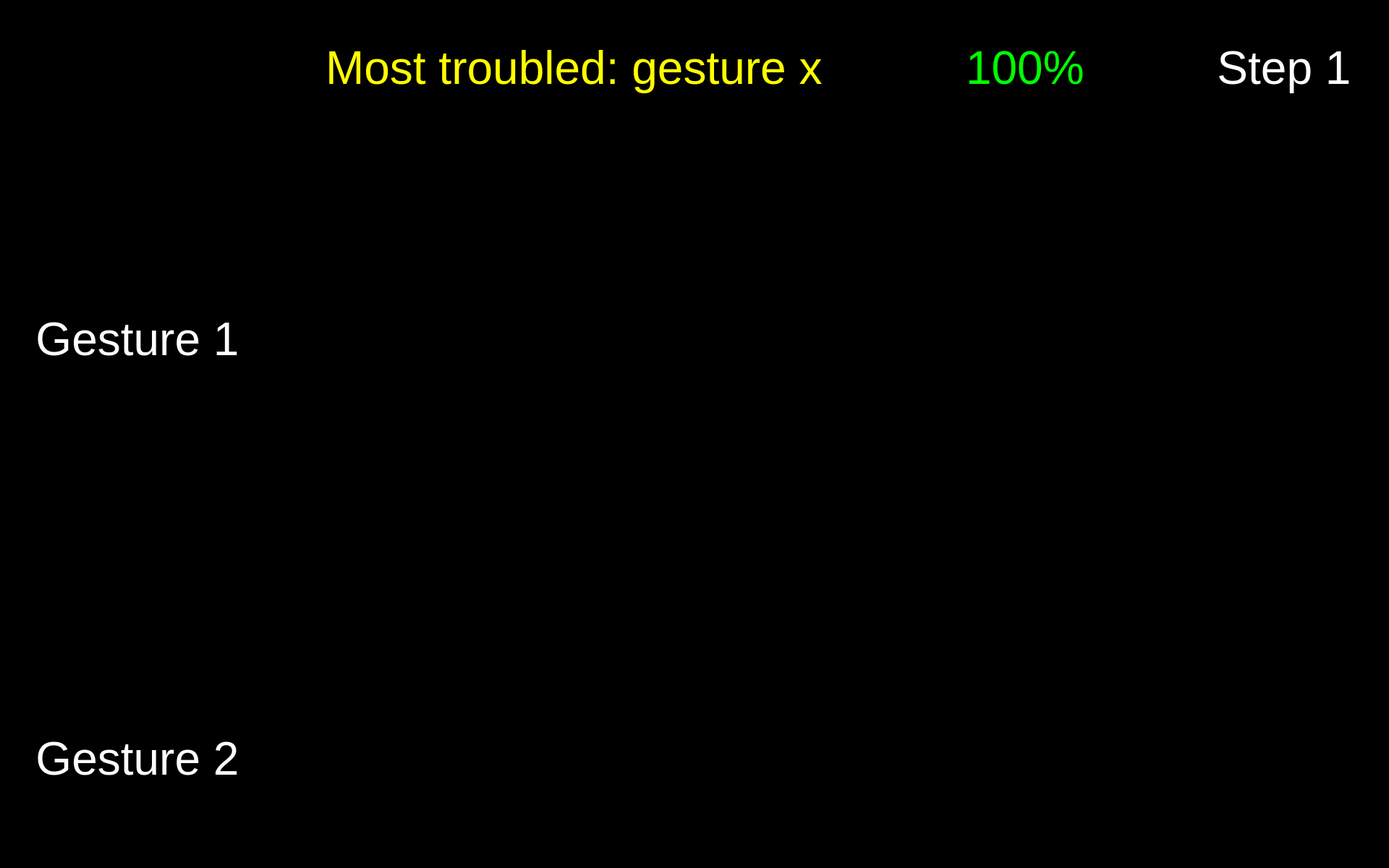
<?xml version="1.0" encoding="UTF-8"?>
<ui version="4.0">
 <class>Form</class>
 <widget class="QWidget" name="Form">
  <property name="geometry">
   <rect>
    <x>0</x>
    <y>0</y>
    <width>1920</width>
    <height>1200</height>
   </rect>
  </property>
  <property name="maximumSize">
   <size>
    <width>1920</width>
    <height>1200</height>
   </size>
  </property>
  <property name="windowTitle">
   <string>Form</string>
  </property>
  <property name="styleSheet">
   <string notr="true">background-color: rgb(0, 0, 0);</string>
  </property>
  <widget class="QLabel" name="label_plot_1">
   <property name="geometry">
    <rect>
     <x>490</x>
     <y>180</y>
     <width>850</width>
     <height>340</height>
    </rect>
   </property>
   <property name="maximumSize">
    <size>
     <width>1200</width>
     <height>480</height>
    </size>
   </property>
   <property name="font">
    <font>
     <pointsize>48</pointsize>
    </font>
   </property>
   <property name="styleSheet">
    <string notr="true">color: rgb(255, 255, 255);</string>
   </property>
   <property name="text">
    <string/>
   </property>
   <property name="scaledContents">
    <bool>true</bool>
   </property>
  </widget>
  <widget class="QLabel" name="label_text_step">
   <property name="geometry">
    <rect>
     <x>1650</x>
     <y>20</y>
     <width>250</width>
     <height>150</height>
    </rect>
   </property>
   <property name="font">
    <font>
     <pointsize>48</pointsize>
    </font>
   </property>
   <property name="styleSheet">
    <string notr="true">color: rgb(255, 255, 255);</string>
   </property>
   <property name="text">
    <string>&lt;html&gt;&lt;head/&gt;&lt;body&gt;&lt;p&gt;&lt;span style=&quot; color:#ffffff;&quot;&gt;Step 1&lt;/span&gt;&lt;/p&gt;&lt;/body&gt;&lt;/html&gt;</string>
   </property>
   <property name="alignment">
    <set>Qt::AlignCenter</set>
   </property>
   <property name="wordWrap">
    <bool>true</bool>
   </property>
  </widget>
  <widget class="QWidget" name="widget_score" native="true">
   <property name="geometry">
    <rect>
     <x>1180</x>
     <y>20</y>
     <width>450</width>
     <height>150</height>
    </rect>
   </property>
   <widget class="QWidget" name="horizontalLayoutWidget_2">
    <property name="geometry">
     <rect>
      <x>-1</x>
      <y>-1</y>
      <width>451</width>
      <height>152</height>
     </rect>
    </property>
    <layout class="QHBoxLayout" name="horizontalLayout_2">
     <item>
      <widget class="QLabel" name="score_flag">
       <property name="enabled">
        <bool>true</bool>
       </property>
       <property name="sizePolicy">
        <sizepolicy hsizetype="Preferred" vsizetype="Preferred">
         <horstretch>0</horstretch>
         <verstretch>0</verstretch>
        </sizepolicy>
       </property>
       <property name="maximumSize">
        <size>
         <width>150</width>
         <height>150</height>
        </size>
       </property>
       <property name="text">
        <string/>
       </property>
       <property name="pixmap">
        <pixmap resource="resources/res.qrc">:/img/Score Flag.svg</pixmap>
       </property>
      </widget>
     </item>
     <item>
      <widget class="QLabel" name="label_text_score">
       <property name="font">
        <font>
         <pointsize>48</pointsize>
        </font>
       </property>
       <property name="styleSheet">
        <string notr="true">color: rgb(0, 255, 0);</string>
       </property>
       <property name="text">
        <string>&lt;html&gt;&lt;head/&gt;&lt;body&gt;&lt;p&gt;&lt;span style=&quot; color:#00ff00;&quot;&gt;100%&lt;/span&gt;&lt;/p&gt;&lt;/body&gt;&lt;/html&gt;</string>
       </property>
       <property name="alignment">
        <set>Qt::AlignLeading|Qt::AlignLeft|Qt::AlignVCenter</set>
       </property>
       <property name="wordWrap">
        <bool>true</bool>
       </property>
      </widget>
     </item>
    </layout>
   </widget>
  </widget>
  <widget class="QLabel" name="label_trouble">
   <property name="geometry">
    <rect>
     <x>450</x>
     <y>20</y>
     <width>720</width>
     <height>150</height>
    </rect>
   </property>
   <property name="font">
    <font>
     <pointsize>48</pointsize>
    </font>
   </property>
   <property name="styleSheet">
    <string notr="true">color: rgb(255, 255, 0);</string>
   </property>
   <property name="text">
    <string>&lt;html&gt;&lt;head/&gt;&lt;body&gt;&lt;p&gt;&lt;span style=&quot; color:#ffff00;&quot;&gt;Most troubled: gesture x&lt;/span&gt;&lt;/p&gt;&lt;/body&gt;&lt;/html&gt;</string>
   </property>
   <property name="alignment">
    <set>Qt::AlignLeading|Qt::AlignLeft|Qt::AlignVCenter</set>
   </property>
   <property name="wordWrap">
    <bool>true</bool>
   </property>
  </widget>
  <widget class="QLabel" name="icon_newbie_1">
   <property name="enabled">
    <bool>true</bool>
   </property>
   <property name="geometry">
    <rect>
     <x>490</x>
     <y>380</y>
     <width>100</width>
     <height>100</height>
    </rect>
   </property>
   <property name="sizePolicy">
    <sizepolicy hsizetype="Preferred" vsizetype="Preferred">
     <horstretch>0</horstretch>
     <verstretch>0</verstretch>
    </sizepolicy>
   </property>
   <property name="maximumSize">
    <size>
     <width>100</width>
     <height>100</height>
    </size>
   </property>
   <property name="text">
    <string/>
   </property>
   <property name="pixmap">
    <pixmap resource="resources/res.qrc">:/img/Icon User.png</pixmap>
   </property>
   <property name="scaledContents">
    <bool>true</bool>
   </property>
  </widget>
  <widget class="QLabel" name="icon_expert_1">
   <property name="enabled">
    <bool>true</bool>
   </property>
   <property name="geometry">
    <rect>
     <x>490</x>
     <y>220</y>
     <width>100</width>
     <height>100</height>
    </rect>
   </property>
   <property name="sizePolicy">
    <sizepolicy hsizetype="Preferred" vsizetype="Preferred">
     <horstretch>0</horstretch>
     <verstretch>0</verstretch>
    </sizepolicy>
   </property>
   <property name="maximumSize">
    <size>
     <width>100</width>
     <height>100</height>
    </size>
   </property>
   <property name="text">
    <string/>
   </property>
   <property name="pixmap">
    <pixmap resource="resources/res.qrc">:/img/Icon Expert.png</pixmap>
   </property>
   <property name="scaledContents">
    <bool>true</bool>
   </property>
  </widget>
  <widget class="QPushButton" name="button_exit">
   <property name="enabled">
    <bool>true</bool>
   </property>
   <property name="geometry">
    <rect>
     <x>1760</x>
     <y>1040</y>
     <width>150</width>
     <height>150</height>
    </rect>
   </property>
   <property name="minimumSize">
    <size>
     <width>81</width>
     <height>81</height>
    </size>
   </property>
   <property name="maximumSize">
    <size>
     <width>150</width>
     <height>150</height>
    </size>
   </property>
   <property name="cursor">
    <cursorShape>OpenHandCursor</cursorShape>
   </property>
   <property name="focusPolicy">
    <enum>Qt::WheelFocus</enum>
   </property>
   <property name="contextMenuPolicy">
    <enum>Qt::DefaultContextMenu</enum>
   </property>
   <property name="icon">
    <iconset resource="resources/res.qrc">
     <normaloff>:/buttons/Button Exit.svg</normaloff>:/buttons/Button Exit.svg</iconset>
   </property>
   <property name="iconSize">
    <size>
     <width>144</width>
     <height>144</height>
    </size>
   </property>
   <property name="autoDefault">
    <bool>false</bool>
   </property>
   <property name="default">
    <bool>false</bool>
   </property>
   <property name="flat">
    <bool>true</bool>
   </property>
  </widget>
  <widget class="QLabel" name="image_required_1">
   <property name="geometry">
    <rect>
     <x>30</x>
     <y>180</y>
     <width>320</width>
     <height>240</height>
    </rect>
   </property>
   <property name="maximumSize">
    <size>
     <width>320</width>
     <height>240</height>
    </size>
   </property>
   <property name="text">
    <string/>
   </property>
   <property name="pixmap">
    <pixmap>gesture-images/step1_gesture1.png</pixmap>
   </property>
   <property name="scaledContents">
    <bool>true</bool>
   </property>
  </widget>
  <widget class="QLabel" name="text_required_1">
   <property name="geometry">
    <rect>
     <x>30</x>
     <y>420</y>
     <width>320</width>
     <height>100</height>
    </rect>
   </property>
   <property name="font">
    <font>
     <pointsize>48</pointsize>
    </font>
   </property>
   <property name="styleSheet">
    <string notr="true">color: rgb(255, 255, 255);</string>
   </property>
   <property name="text">
    <string>&lt;html&gt;&lt;head/&gt;&lt;body&gt;&lt;p&gt;&lt;span style=&quot; color:#ffffff;&quot;&gt;Gesture 1&lt;/span&gt;&lt;/p&gt;&lt;/body&gt;&lt;/html&gt;</string>
   </property>
   <property name="alignment">
    <set>Qt::AlignCenter</set>
   </property>
   <property name="wordWrap">
    <bool>true</bool>
   </property>
  </widget>
  <widget class="QLabel" name="text_required_2">
   <property name="geometry">
    <rect>
     <x>30</x>
     <y>1000</y>
     <width>320</width>
     <height>100</height>
    </rect>
   </property>
   <property name="font">
    <font>
     <pointsize>48</pointsize>
    </font>
   </property>
   <property name="styleSheet">
    <string notr="true">color: rgb(255, 255, 255);</string>
   </property>
   <property name="text">
    <string>&lt;html&gt;&lt;head/&gt;&lt;body&gt;&lt;p&gt;&lt;span style=&quot; color:#ffffff;&quot;&gt;Gesture 2&lt;/span&gt;&lt;/p&gt;&lt;/body&gt;&lt;/html&gt;</string>
   </property>
   <property name="alignment">
    <set>Qt::AlignCenter</set>
   </property>
   <property name="wordWrap">
    <bool>true</bool>
   </property>
  </widget>
  <widget class="QLabel" name="image_required_2">
   <property name="geometry">
    <rect>
     <x>30</x>
     <y>760</y>
     <width>320</width>
     <height>240</height>
    </rect>
   </property>
   <property name="maximumSize">
    <size>
     <width>320</width>
     <height>240</height>
    </size>
   </property>
   <property name="text">
    <string/>
   </property>
   <property name="pixmap">
    <pixmap>gesture-images/step1_gesture2.png</pixmap>
   </property>
   <property name="scaledContents">
    <bool>true</bool>
   </property>
  </widget>
  <widget class="QLabel" name="label_plot_2">
   <property name="geometry">
    <rect>
     <x>490</x>
     <y>760</y>
     <width>850</width>
     <height>340</height>
    </rect>
   </property>
   <property name="maximumSize">
    <size>
     <width>1200</width>
     <height>480</height>
    </size>
   </property>
   <property name="font">
    <font>
     <pointsize>48</pointsize>
    </font>
   </property>
   <property name="styleSheet">
    <string notr="true">color: rgb(255, 255, 255);</string>
   </property>
   <property name="text">
    <string/>
   </property>
   <property name="scaledContents">
    <bool>true</bool>
   </property>
  </widget>
  <widget class="QPushButton" name="button_nav_right">
   <property name="enabled">
    <bool>true</bool>
   </property>
   <property name="geometry">
    <rect>
     <x>960</x>
     <y>560</y>
     <width>150</width>
     <height>150</height>
    </rect>
   </property>
   <property name="minimumSize">
    <size>
     <width>81</width>
     <height>81</height>
    </size>
   </property>
   <property name="maximumSize">
    <size>
     <width>150</width>
     <height>150</height>
    </size>
   </property>
   <property name="cursor">
    <cursorShape>OpenHandCursor</cursorShape>
   </property>
   <property name="focusPolicy">
    <enum>Qt::WheelFocus</enum>
   </property>
   <property name="contextMenuPolicy">
    <enum>Qt::DefaultContextMenu</enum>
   </property>
   <property name="layoutDirection">
    <enum>Qt::LeftToRight</enum>
   </property>
   <property name="autoFillBackground">
    <bool>false</bool>
   </property>
   <property name="styleSheet">
    <string notr="true"/>
   </property>
   <property name="icon">
    <iconset resource="resources/res.qrc">
     <normaloff>:/buttons/Button Right.svg</normaloff>:/buttons/Button Right.svg</iconset>
   </property>
   <property name="iconSize">
    <size>
     <width>144</width>
     <height>144</height>
    </size>
   </property>
   <property name="autoDefault">
    <bool>false</bool>
   </property>
   <property name="default">
    <bool>false</bool>
   </property>
   <property name="flat">
    <bool>true</bool>
   </property>
  </widget>
  <widget class="QPushButton" name="button_nav_left">
   <property name="enabled">
    <bool>true</bool>
   </property>
   <property name="geometry">
    <rect>
     <x>800</x>
     <y>560</y>
     <width>150</width>
     <height>150</height>
    </rect>
   </property>
   <property name="minimumSize">
    <size>
     <width>81</width>
     <height>81</height>
    </size>
   </property>
   <property name="maximumSize">
    <size>
     <width>150</width>
     <height>150</height>
    </size>
   </property>
   <property name="cursor">
    <cursorShape>OpenHandCursor</cursorShape>
   </property>
   <property name="focusPolicy">
    <enum>Qt::WheelFocus</enum>
   </property>
   <property name="contextMenuPolicy">
    <enum>Qt::DefaultContextMenu</enum>
   </property>
   <property name="layoutDirection">
    <enum>Qt::LeftToRight</enum>
   </property>
   <property name="autoFillBackground">
    <bool>false</bool>
   </property>
   <property name="styleSheet">
    <string notr="true"/>
   </property>
   <property name="icon">
    <iconset resource="resources/res.qrc">
     <normaloff>:/buttons/Button Left.svg</normaloff>:/buttons/Button Left.svg</iconset>
   </property>
   <property name="iconSize">
    <size>
     <width>144</width>
     <height>144</height>
    </size>
   </property>
   <property name="autoDefault">
    <bool>false</bool>
   </property>
   <property name="default">
    <bool>false</bool>
   </property>
   <property name="flat">
    <bool>true</bool>
   </property>
  </widget>
  <widget class="QLabel" name="icon_newbie_2">
   <property name="enabled">
    <bool>true</bool>
   </property>
   <property name="geometry">
    <rect>
     <x>490</x>
     <y>960</y>
     <width>100</width>
     <height>100</height>
    </rect>
   </property>
   <property name="sizePolicy">
    <sizepolicy hsizetype="Preferred" vsizetype="Preferred">
     <horstretch>0</horstretch>
     <verstretch>0</verstretch>
    </sizepolicy>
   </property>
   <property name="maximumSize">
    <size>
     <width>100</width>
     <height>100</height>
    </size>
   </property>
   <property name="text">
    <string/>
   </property>
   <property name="pixmap">
    <pixmap resource="resources/res.qrc">:/img/Icon User.png</pixmap>
   </property>
   <property name="scaledContents">
    <bool>true</bool>
   </property>
  </widget>
  <widget class="QLabel" name="icon_expert_2">
   <property name="enabled">
    <bool>true</bool>
   </property>
   <property name="geometry">
    <rect>
     <x>490</x>
     <y>810</y>
     <width>100</width>
     <height>100</height>
    </rect>
   </property>
   <property name="sizePolicy">
    <sizepolicy hsizetype="Preferred" vsizetype="Preferred">
     <horstretch>0</horstretch>
     <verstretch>0</verstretch>
    </sizepolicy>
   </property>
   <property name="maximumSize">
    <size>
     <width>100</width>
     <height>100</height>
    </size>
   </property>
   <property name="text">
    <string/>
   </property>
   <property name="pixmap">
    <pixmap resource="resources/res.qrc">:/img/Icon Expert.png</pixmap>
   </property>
   <property name="scaledContents">
    <bool>true</bool>
   </property>
  </widget>
  <widget class="QLabel" name="icon_reaction_1">
   <property name="enabled">
    <bool>true</bool>
   </property>
   <property name="geometry">
    <rect>
     <x>1400</x>
     <y>250</y>
     <width>200</width>
     <height>200</height>
    </rect>
   </property>
   <property name="sizePolicy">
    <sizepolicy hsizetype="Preferred" vsizetype="Preferred">
     <horstretch>0</horstretch>
     <verstretch>0</verstretch>
    </sizepolicy>
   </property>
   <property name="maximumSize">
    <size>
     <width>200</width>
     <height>200</height>
    </size>
   </property>
   <property name="text">
    <string/>
   </property>
   <property name="scaledContents">
    <bool>true</bool>
   </property>
  </widget>
  <widget class="QLabel" name="icon_reaction_2">
   <property name="enabled">
    <bool>true</bool>
   </property>
   <property name="geometry">
    <rect>
     <x>1400</x>
     <y>820</y>
     <width>200</width>
     <height>200</height>
    </rect>
   </property>
   <property name="sizePolicy">
    <sizepolicy hsizetype="Preferred" vsizetype="Preferred">
     <horstretch>0</horstretch>
     <verstretch>0</verstretch>
    </sizepolicy>
   </property>
   <property name="maximumSize">
    <size>
     <width>200</width>
     <height>200</height>
    </size>
   </property>
   <property name="text">
    <string/>
   </property>
   <property name="scaledContents">
    <bool>true</bool>
   </property>
  </widget>
  <widget class="QLabel" name="image_step">
   <property name="geometry">
    <rect>
     <x>1650</x>
     <y>170</y>
     <width>250</width>
     <height>250</height>
    </rect>
   </property>
   <property name="font">
    <font>
     <pointsize>48</pointsize>
    </font>
   </property>
   <property name="styleSheet">
    <string notr="true">color: rgb(255, 255, 255);</string>
   </property>
   <property name="text">
    <string/>
   </property>
   <property name="pixmap">
    <pixmap resource="resources/res.qrc">:/detected steps/Detected Step1_Button.png</pixmap>
   </property>
   <property name="alignment">
    <set>Qt::AlignCenter</set>
   </property>
   <property name="wordWrap">
    <bool>true</bool>
   </property>
  </widget>
  <zorder>label_text_step</zorder>
  <zorder>label_plot_1</zorder>
  <zorder>widget_score</zorder>
  <zorder>label_trouble</zorder>
  <zorder>icon_newbie_1</zorder>
  <zorder>icon_expert_1</zorder>
  <zorder>button_exit</zorder>
  <zorder>image_required_1</zorder>
  <zorder>text_required_1</zorder>
  <zorder>text_required_2</zorder>
  <zorder>image_required_2</zorder>
  <zorder>label_plot_2</zorder>
  <zorder>button_nav_right</zorder>
  <zorder>button_nav_left</zorder>
  <zorder>icon_newbie_2</zorder>
  <zorder>icon_expert_2</zorder>
  <zorder>icon_reaction_1</zorder>
  <zorder>icon_reaction_2</zorder>
  <zorder>image_step</zorder>
 </widget>
 <resources>
  <include location="resources/res.qrc"/>
 </resources>
 <connections/>
</ui>
